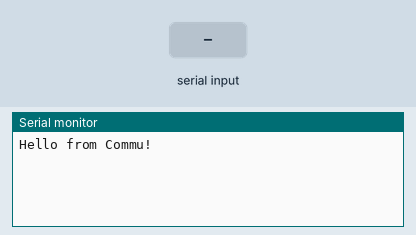
Simulated run of this sketch. Board: STM32 Blue Pill. Shown: the last lines printed to the serial monitor. The inputs (shaded band) are chosen by the test bench.

Above: at 1.2 s.
1.3 s: "90,45\n" received over Serial
At 1.8 s:
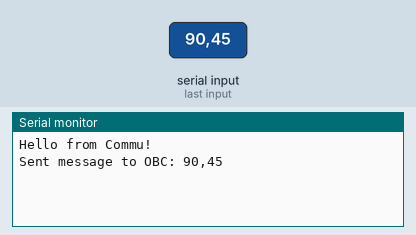
2.8 s: "90,45\n" received over the second serial link
At 4.0 s:
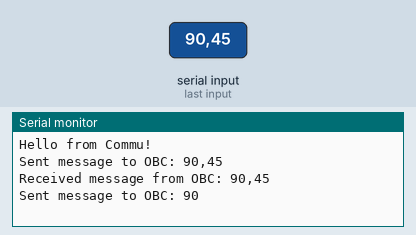
4.3 s: "1,90,45\n" received over Serial
At 5.3 s:
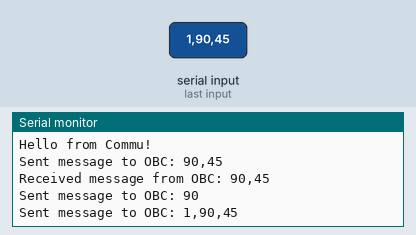
5.8 s: "5\n" received over the second serial link
At 6.4 s:
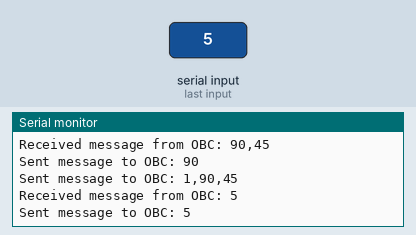
7.3 s: "1,90,45\n" received over the second serial link
At 8.7 s:
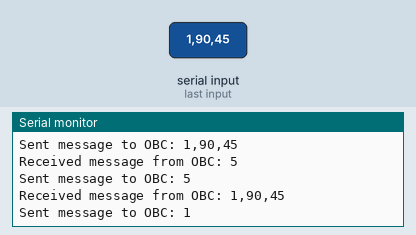

Measured:
- after the input at 1.3 s, the serial monitor: prints a new line at once (image 1)
- after the input at 2.8 s, the serial monitor: prints a new line at once (image 2)
- after the input at 4.3 s, the serial monitor: prints a new line at once (image 3)
- after the input at 5.8 s, the serial monitor: prints a new line at once (image 4)
- after the input at 7.3 s, the serial monitor: prints a new line at once (image 5)

The sketch:

commu_msg_from_obc.ino
```cpp
HardwareSerial obc_uart(PA12,PA11);
void setup(){
    obc_uart.begin(115200);
    Serial.setTx(PA2);
    Serial.setRx(PA3);
    Serial.begin(115200);
    Serial.println("Hello from Commu!");
}

void loop(){
    if (obc_uart.available()){
        String msg = obc_uart.readStringUntil('\n');
        Serial.print("Received message from OBC: ");
        Serial.println(msg);
        int num = msg.toInt();
        Serial.print("Sent message to OBC: ");
        Serial.println(num);
        obc_uart.println(num*2);
    }

    while(Serial.available()){
        String msg = Serial.readStringUntil('\n');
        int num = msg.toInt();
        obc_uart.println(num);
        Serial.print("Sent message to OBC: ");
        Serial.println(msg);
    }
}
```
